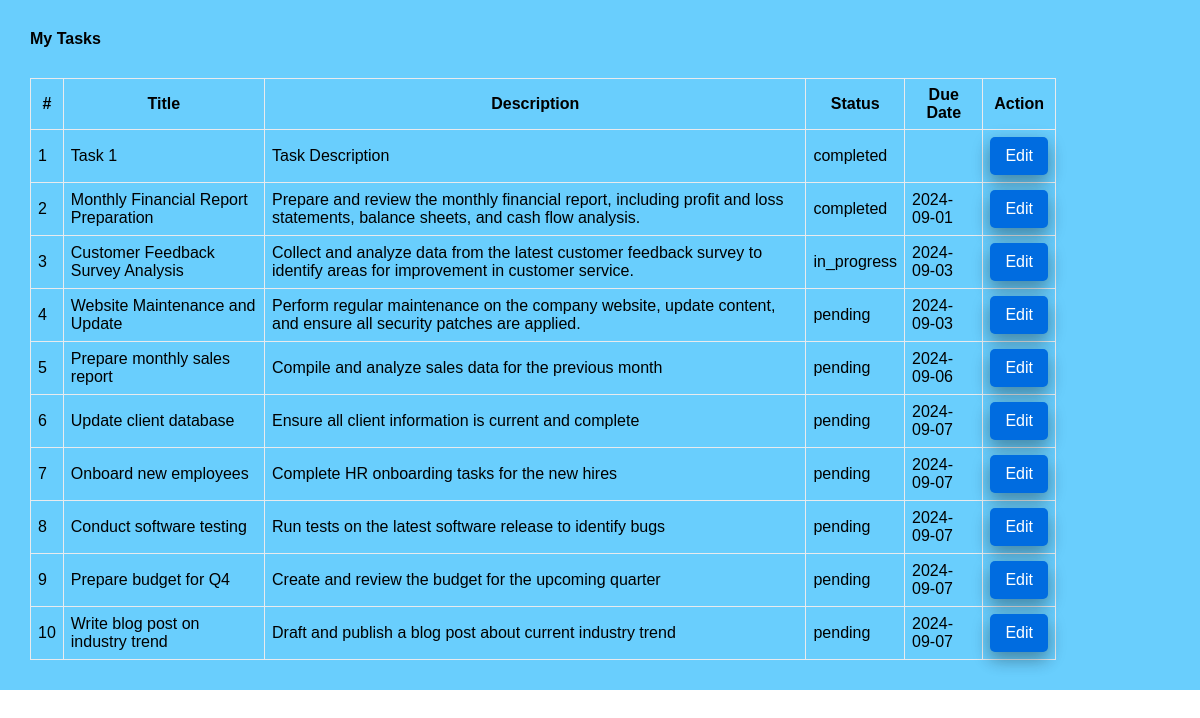
/my_task.php (signed in), run on the app's committed database.
### tables this page shows
CREATE TABLE `tasks` (
  `id` int(11) NOT NULL,
  `title` varchar(100) NOT NULL,
  `description` text DEFAULT NULL,
  `assigned_to` int(11) DEFAULT NULL,
  `due_date` date DEFAULT NULL,
  `status` enum('pending','in_progress','completed') DEFAULT 'pending',
  `created_at` timestamp NOT NULL DEFAULT current_timestamp()
);

### app/model/Task.php (called while the page is built, shortened)
<?php
function get_all_tasks_by_id($conn, $id){
	$sql = "SELECT * FROM tasks WHERE assigned_to=?";
	$stmt = $conn->prepare($sql);
	$stmt->execute([$id]);
	if($stmt->rowCount() > 0){
		$tasks = $stmt->fetchAll();
	}else $tasks = 0;
	return $tasks;
}

### my_task.php (the view, shortened to what this page needs)
<?php
if (isset($_SESSION['role']) && isset($_SESSION['id'])) {
    include "DB_connection.php";
    include "app/Model/Task.php";
    include "app/Model/User.php";
    $tasks = get_all_tasks_by_id($conn, $_SESSION['id']);
 ?>
<!DOCTYPE html>
<html>
<head>
	<link rel="stylesheet" href="https://stackpath.bootstrapcdn.com/font-awesome/4.7.0/css/font-awesome.min.css">
	<link rel="stylesheet" href="css/style.css">
</head>
<body>
	<div class="body">
		<section class="section-1">
			<h4 class="title">My Tasks</h4>
			<?php if ($tasks != 0) { ?>
			<table class="main-table">
				<tr>
					<th>#</th>
					<th>Title</th>
					<th>Description</th>
					<th>Status</th>
					<th>Due Date</th>
					<th>Action</th>
				</tr>
				<?php $i=0; foreach ($tasks as $task) { ?>
				<tr>
					<td><?=++$i?></td>
					<td><?=$task['title']?></td>
					<td><?=$task['description']?></td>
					<td><?=$task['status']?></td>
	            <td><?=$task['due_date']?></td>
					<td>
						<a href="edit-task-employee.php?id=<?=$task['id']?>" class="edit-btn">Edit</a>
					</td>
				</tr>
			   <?php	} ?>
			</table>
		<?php }else { ?>
			<h3>Empty</h3>
		<?php  }?>
		</section>
	</div>
</body>
</html>
<?php }else{
   $em = "First login";
   header("Location: login.php?error=$em");
   exit();
}
 ?>

### css/style.css (style rules this page uses)
* { padding: 0; margin: 0; box-sizing: border-box; font-family: arial, sans-serif; }
.body { display: flex; }
.section-1 { padding: 30px; width: 100%; background: rgb(105, 206, 253); }
.section-1 .title { margin-bottom: 10px; }
.main-table, .main-table tr, .main-table th, .main-table td { border: 1px solid #e9ebee; border-collapse: collapse; padding: 7px; }
.main-table { width: 90%; margin-top: 30px; }
.edit-btn { text-decoration: none; display: inline-block; padding-left: 10px; border: none; background: #006CE0; padding: 10px 15px; color: #fff; font-size: 16px; border-radius: 5px; cursor: pointer; outline: none; transition: background 1s; box-shadow: 0 8px 16px 0 rgba(0,0,0,0.2), 0 6px 20px 0 rgba(0,0,0,0.19); }

### data on the page
tasks: title "Task 1", description "Task Description", status "completed"
tasks: title "Monthly Financial Report Preparation", description "Prepare and review the monthly financial report, including profit and loss statements, balance sheets, and cash flow analysis.", status "completed", due_date "2024-09-01"
tasks: title "Customer Feedback Survey Analysis", description "Collect and analyze data from the latest customer feedback survey to identify areas for improvement in customer service.", status "in_progress", due_date "2024-09-03"
tasks: title "Website Maintenance and Update", description "Perform regular maintenance on the company website, update content, and ensure all security patches are applied.", status "pending", due_date "2024-09-03"
tasks: title "Prepare monthly sales report", description "Compile and analyze sales data for the previous month", status "pending", due_date "2024-09-06"
tasks: title "Update client database", description "Ensure all client information is current and complete", status "pending", due_date "2024-09-07"
tasks: title "Onboard new employees", description "Complete HR onboarding tasks for the new hires", status "pending", due_date "2024-09-07"
tasks: title "Conduct software testing", description "Run tests on the latest software release to identify bugs", status "pending", due_date "2024-09-07"
tasks: title "Prepare budget for Q4", description "Create and review the budget for the upcoming quarter", status "pending", due_date "2024-09-07"
tasks: title "Write blog post on industry trend", description "Draft and publish a blog post about current industry trend", status "pending", due_date "2024-09-07"
